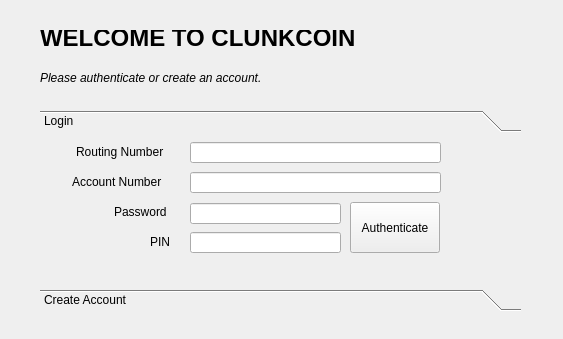
<?xml version="1.0" encoding="UTF-8"?>
<ui version="4.0">
 <class>MainWindow</class>
 <widget class="QMainWindow" name="MainWindow">
  <property name="geometry">
   <rect>
    <x>0</x>
    <y>0</y>
    <width>563</width>
    <height>339</height>
   </rect>
  </property>
  <property name="windowTitle">
   <string>CLUNKCOIN V0.1</string>
  </property>
  <widget class="QWidget" name="centralwidget">
   <property name="autoFillBackground">
    <bool>false</bool>
   </property>
   <widget class="QToolBox" name="toolBox">
    <property name="geometry">
     <rect>
      <x>40</x>
      <y>110</y>
      <width>481</width>
      <height>201</height>
     </rect>
    </property>
    <property name="currentIndex">
     <number>0</number>
    </property>
    <widget class="QWidget" name="tab_authenticate">
     <property name="geometry">
      <rect>
       <x>0</x>
       <y>0</y>
       <width>481</width>
       <height>133</height>
      </rect>
     </property>
     <attribute name="label">
      <string>Login</string>
     </attribute>
     <widget class="QLineEdit" name="lineEdit">
      <property name="geometry">
       <rect>
        <x>150</x>
        <y>4</y>
        <width>251</width>
        <height>21</height>
       </rect>
      </property>
     </widget>
     <widget class="QLineEdit" name="lineEdit_2">
      <property name="geometry">
       <rect>
        <x>150</x>
        <y>34</y>
        <width>251</width>
        <height>21</height>
       </rect>
      </property>
     </widget>
     <widget class="QLineEdit" name="lineEdit_3">
      <property name="geometry">
       <rect>
        <x>150</x>
        <y>65</y>
        <width>151</width>
        <height>21</height>
       </rect>
      </property>
     </widget>
     <widget class="QLineEdit" name="lineEdit_4">
      <property name="geometry">
       <rect>
        <x>150</x>
        <y>94</y>
        <width>151</width>
        <height>21</height>
       </rect>
      </property>
     </widget>
     <widget class="QLabel" name="label">
      <property name="geometry">
       <rect>
        <x>36</x>
        <y>4</y>
        <width>111</width>
        <height>20</height>
       </rect>
      </property>
      <property name="text">
       <string>Routing Number</string>
      </property>
     </widget>
     <widget class="QLabel" name="label_2">
      <property name="geometry">
       <rect>
        <x>32</x>
        <y>34</y>
        <width>110</width>
        <height>20</height>
       </rect>
      </property>
      <property name="text">
       <string>Account Number</string>
      </property>
     </widget>
     <widget class="QLabel" name="label_3">
      <property name="geometry">
       <rect>
        <x>74</x>
        <y>64</y>
        <width>61</width>
        <height>20</height>
       </rect>
      </property>
      <property name="text">
       <string>Password</string>
      </property>
     </widget>
     <widget class="QLabel" name="label_4">
      <property name="geometry">
       <rect>
        <x>110</x>
        <y>94</y>
        <width>31</width>
        <height>20</height>
       </rect>
      </property>
      <property name="text">
       <string>PIN</string>
      </property>
     </widget>
     <widget class="QPushButton" name="btn_authenticate">
      <property name="geometry">
       <rect>
        <x>310</x>
        <y>64</y>
        <width>90</width>
        <height>51</height>
       </rect>
      </property>
      <property name="text">
       <string>Authenticate</string>
      </property>
     </widget>
    </widget>
    <widget class="QWidget" name="tab_create_account">
     <property name="geometry">
      <rect>
       <x>0</x>
       <y>0</y>
       <width>481</width>
       <height>133</height>
      </rect>
     </property>
     <attribute name="label">
      <string>Create Account</string>
     </attribute>
     <widget class="QLabel" name="label_7">
      <property name="geometry">
       <rect>
        <x>74</x>
        <y>60</y>
        <width>61</width>
        <height>20</height>
       </rect>
      </property>
      <property name="text">
       <string>Password</string>
      </property>
     </widget>
     <widget class="QLabel" name="label_8">
      <property name="geometry">
       <rect>
        <x>110</x>
        <y>90</y>
        <width>31</width>
        <height>20</height>
       </rect>
      </property>
      <property name="text">
       <string>PIN</string>
      </property>
     </widget>
     <widget class="QLineEdit" name="lineEdit_5">
      <property name="geometry">
       <rect>
        <x>150</x>
        <y>60</y>
        <width>151</width>
        <height>21</height>
       </rect>
      </property>
     </widget>
     <widget class="QLineEdit" name="lineEdit_6">
      <property name="geometry">
       <rect>
        <x>150</x>
        <y>90</y>
        <width>151</width>
        <height>21</height>
       </rect>
      </property>
     </widget>
     <widget class="QPushButton" name="pushButton_2">
      <property name="geometry">
       <rect>
        <x>310</x>
        <y>60</y>
        <width>90</width>
        <height>51</height>
       </rect>
      </property>
      <property name="text">
       <string>Generate</string>
      </property>
     </widget>
     <widget class="QLabel" name="label_10">
      <property name="geometry">
       <rect>
        <x>32</x>
        <y>30</y>
        <width>110</width>
        <height>20</height>
       </rect>
      </property>
      <property name="text">
       <string>Account Number</string>
      </property>
     </widget>
     <widget class="QLabel" name="label_11">
      <property name="geometry">
       <rect>
        <x>36</x>
        <y>0</y>
        <width>111</width>
        <height>20</height>
       </rect>
      </property>
      <property name="text">
       <string>Routing Number</string>
      </property>
     </widget>
     <widget class="QLineEdit" name="lineEdit_7">
      <property name="enabled">
       <bool>false</bool>
      </property>
      <property name="geometry">
       <rect>
        <x>150</x>
        <y>30</y>
        <width>251</width>
        <height>21</height>
       </rect>
      </property>
      <property name="text">
       <string>&lt;TO_BE_GENERATED&gt;</string>
      </property>
     </widget>
     <widget class="QLineEdit" name="lineEdit_8">
      <property name="enabled">
       <bool>false</bool>
      </property>
      <property name="geometry">
       <rect>
        <x>150</x>
        <y>0</y>
        <width>251</width>
        <height>21</height>
       </rect>
      </property>
      <property name="text">
       <string>&lt;TO_BE_GENERATED&gt;</string>
      </property>
     </widget>
    </widget>
   </widget>
   <widget class="QLabel" name="label_5">
    <property name="geometry">
     <rect>
      <x>40</x>
      <y>70</y>
      <width>321</width>
      <height>16</height>
     </rect>
    </property>
    <property name="font">
     <font>
      <italic>true</italic>
     </font>
    </property>
    <property name="text">
     <string>Please authenticate or create an account.</string>
    </property>
   </widget>
   <widget class="QLabel" name="label_6">
    <property name="geometry">
     <rect>
      <x>40</x>
      <y>30</y>
      <width>321</width>
      <height>16</height>
     </rect>
    </property>
    <property name="font">
     <font>
      <pointsize>18</pointsize>
      <bold>true</bold>
      <kerning>true</kerning>
     </font>
    </property>
    <property name="text">
     <string>WELCOME TO CLUNKCOIN</string>
    </property>
   </widget>
   <widget class="QLabel" name="label_9">
    <property name="geometry">
     <rect>
      <x>475</x>
      <y>12</y>
      <width>80</width>
      <height>81</height>
     </rect>
    </property>
    <property name="text">
     <string>&lt;html&gt;&lt;head/&gt;&lt;body&gt;&lt;p&gt;&lt;img src=&quot;:/logo_app7575.png&quot;/&gt;&lt;/p&gt;&lt;/body&gt;&lt;/html&gt;</string>
    </property>
   </widget>
  </widget>
 </widget>
 <resources/>
 <connections/>
</ui>
